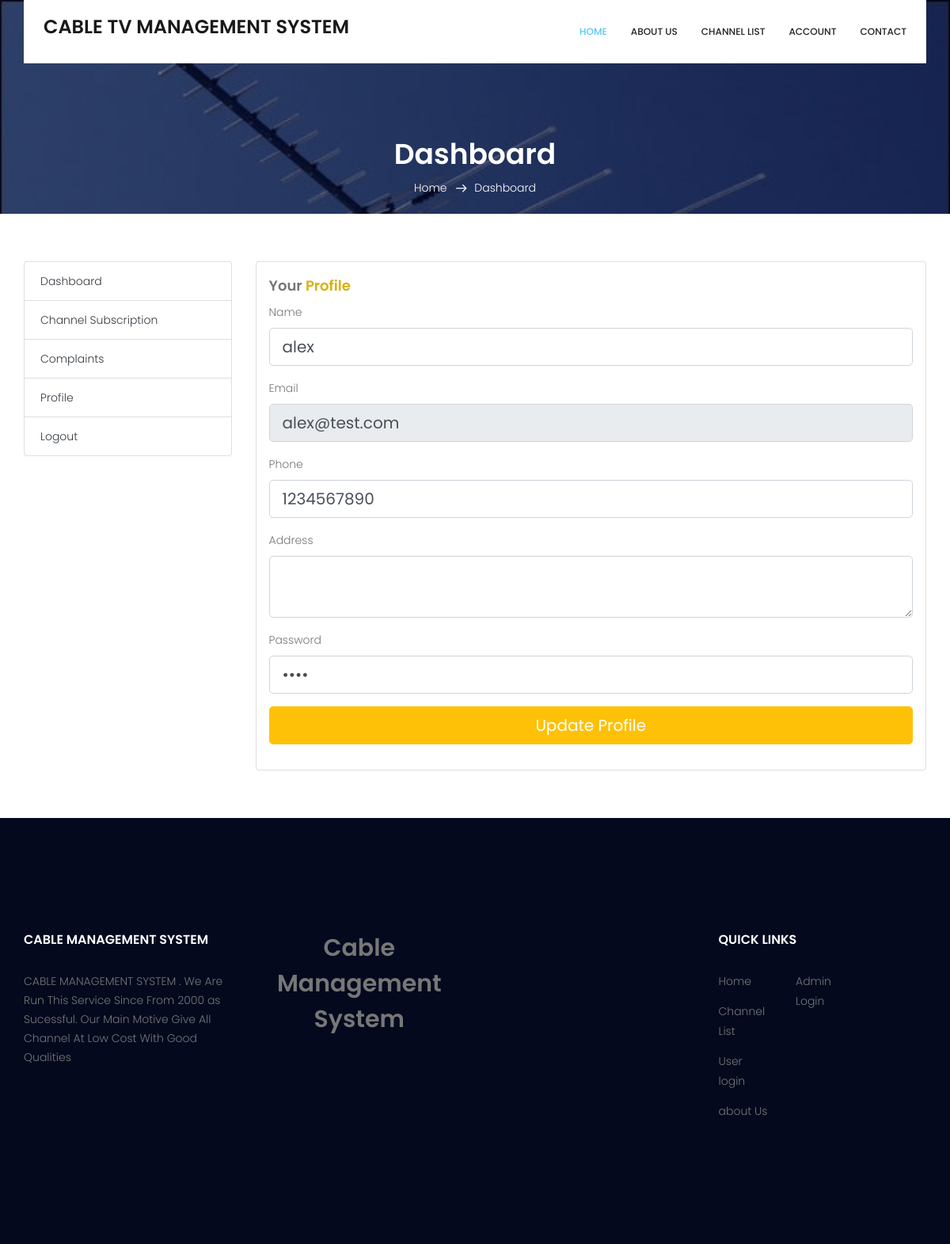
Screenshot of /profile.php (signed in) with the database file from the repository.
### tables this page shows
CREATE TABLE `users` (
  `id` int(255) NOT NULL,
  `name` varchar(255) NOT NULL,
  `email` varchar(255) NOT NULL,
  `phone` varchar(255) NOT NULL,
  `password` varchar(255) NOT NULL,
  `created_at` timestamp NOT NULL DEFAULT CURRENT_TIMESTAMP ON UPDATE CURRENT_TIMESTAMP,
  `address` varchar(225) DEFAULT NULL
);

### profile.php (the view, shortened to what this page needs)
<?php include("includes/header.php"); ?>
        <?php include("includes/navigation.php"); ?>
        <section class="breadcrumb_area pb-1">
            <div class="overlay bg-parallax" data-stellar-ratio="0.8" data-stellar-vertical-offset="0" data-background=""></div>
            <div class="container">
                <div class="page-cover text-center">
                    <h2 class="page-cover-tittle">Dashboard</h2>
                    <ol class="breadcrumb">
                        <li><a href="index.php">Home</a></li>
                        <li class="active">Dashboard</li>
                    </ol>
                </div>
            </div>
        </section>
        <section class="contact_area section_gap" style="padding-top:60px;padding-bottom:60px;">
            <div class="container">
                <div class="row">
                    <div class="col-md-3">
                        <?php include("includes/sidebar.php"); ?>
                    </div>
                    <div class="col-md-9">
                        <div class="card p-3">
                            <h4>Your <span class="text-gold">Profile</span></h4>
                            <div>
                                <form action="" method="POST">
                                    <div class="form-group">
                                        <label for="">Name</label>
                                        <input type="text" name="name" value="<?php echo (isset($user['name']))? $user['name'] : ''; ?>" placeholder="Your Name" class="form-control form-control-lg" required="">
                                    </div>
                                    <div class="form-group">
                                        <label for="">Email</label>
                                        <input type="email" value="<?php echo (isset($user['email']))? $user['email'] : ''; ?>" placeholder="Your Email" class="form-control form-control-lg" readonly>
                                    </div>
                                    <div class="form-group">
                                        <label for="">Phone</label>
                                        <input type="number" name="phone" value="<?php echo (isset($user['phone']))? $user['phone'] : ''; ?>" placeholder="Your Phone" class="form-control form-control-lg" required="">
                                    </div>
<div class="form-group">
                                <label for="">Address</label>
                                <textarea type="text" name="address" value="<?php echo (isset($user['address']))? $user['address'] : ''; ?>" placeholder="Your Address" class="form-control form-control-lg"   required="">
                           </textarea>
						   </div>
                                    <div class="form-group">
                                        <label for="">Password</label>
                                        <input type="password" name="password" value="<?php echo (isset($user['password']))? $user['password'] : ''; ?>" placeholder="Your Password" class="form-control form-control-lg" required="">
                                    </div>
                                    <div class="form-group">
                                        <input type="submit" name="updatebtn" value="Update Profile" class="btn btn-warning btn-block btn-lg text-white">
                                    </div>
                                </form>
                            </div>
                        </div>
                    </div>
                </div>
            </div>
        </section>
        <?php include("includes/footer.php"); ?>

### css/style.css (style rules this page uses)
a { text-decoration: none; -webkit-transition: all 0.3s ease-in-out; -o-transition: all 0.3s ease-in-out; transition: all 0.3s ease-in-out; }
body { line-height: 24px; font-size: 14px; font-family: "Poppins", sans-serif; font-weight: 300; color: #777777; }
section { background: #fff; }
h1, h2, h3, h4, h5, h6 { font-family: "Poppins", sans-serif; font-weight: 600; }
@media (min-width: 1200px) { .container { max-width: 1170px; } }
.section_gap { padding: 120px 0; }
.overlay { position: absolute; left: 0; right: 0; top: 0; height: 125%; bottom: 0; z-index: -1; }
.breadcrumb_area { position: relative; padding: 172px 0px 84px; background: #04091e; z-index: 1; overflow: hidden; }
.breadcrumb_area .bg-parallax { background: url("../image/about_banner.jpg") no-repeat scroll center 0/cover; opacity: 0.50; z-index: -1; }
.page-cover-tittle { display: block; font-size: 36px; line-height: 45px; color: #fff; }
.breadcrumb { text-align: center; background: transparent; padding: 0px; display: inline-block; }
.breadcrumb li { display: inline-block; color: #fff; }
.breadcrumb li a { color: #fff; }
.breadcrumb li + li:before { content: "\e87a"; font-family: 'Linearicons-Free'; font-size: 14px; font-weight: 600; vertical-align: middle; margin: 0px 10px 0px 7px; }
h2 { font-size: 30px; }
h4 { font-size: 18px; }
h1, h2, h3, h4, h5, h6 { line-height: 1.5em; }
.text-gold { color: #dbb00c !important; }

### rows the page displays
users: name "alex", email "alex@test.com", phone "1234567890"
